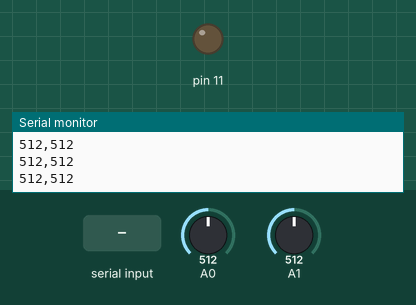
Bench run of a sketch on a simulated Arduino Uno, built with avr-gcc and run on an emulated ATmega328P. On the bench: output pins drawn as LEDs (lit = HIGH), the last lines printed to the serial monitor. Inputs (shaded band) come from the test bench; at power-on: A0 = 512, A1 = 512.

Above: at 1.2 s.
1.3 s: "H" received over Serial
At 2.2 s:
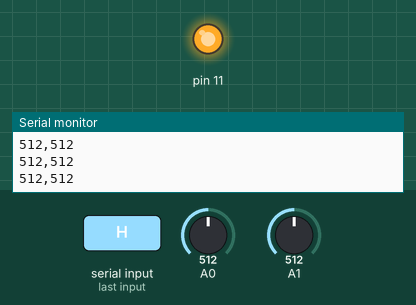
2.8 s: A0 set to 987
4.3 s: A0 set to 1009
5.8 s: A1 set to 11
7.3 s: A1 set to 8
10.3 s: "L" received over Serial
At 11.2 s:
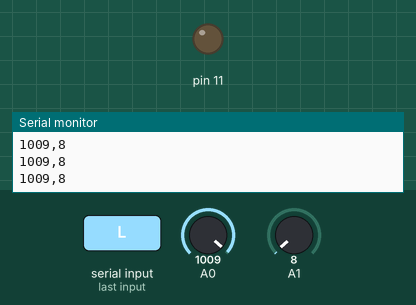
Timing chart, 0 to 12.8 s (numbered marks = the images above; inputs shaded):
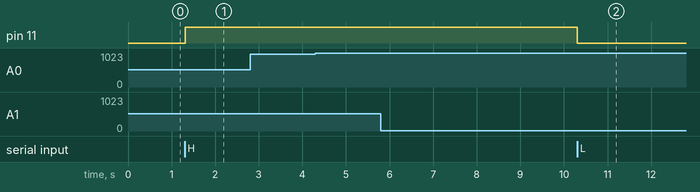

Measured:
- after the input at 1.3 s, pin 11: LOW → HIGH at once
- after the input at 10.3 s, pin 11: HIGH → LOW at once

The sketch:

lab_4.ino
```cpp
int sensor1 = 0;
int sensor2 = 0;
int incoming; //to store incoming data from p5

void setup() {
  Serial.begin(9600);
  pinMode(11, OUTPUT);
}

void loop() {
  //read sensor values
  sensor1 = analogRead(A0);
  delay(1);
  sensor2 = analogRead(A1);

  //SEND BINARY - send a single byte (value btwn 0-255)
  //Serial.write(sensor1/4);

  //DON'T SEND BINARY & ASCII AT THE SAME TIME

  //SEND ASCII - send a message w/ punctuation
  //sensor1,sensor2
  //sensor1,sensor2
  Serial.print(sensor1);
  Serial.print(",");
  Serial. println(sensor2);

  //receive s-erial from p5
  if(Serial.available() > 0){ //if we have data
    incoming = Serial.read();

    if(incoming == 'H'){
      digitalWrite(11, HIGH);
    }

    if(incoming == 'L'){
      digitalWrite(11, LOW);
    }
  } //end receiving serial


} //end of loop
```
